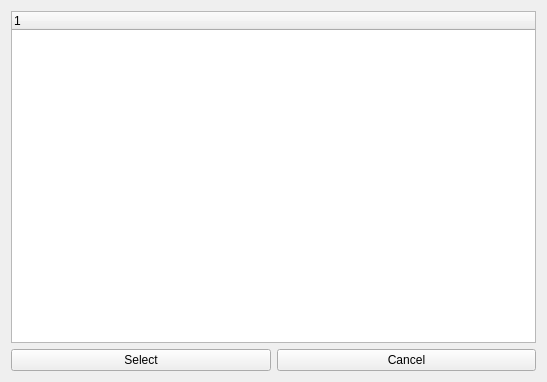
<?xml version="1.0" encoding="UTF-8"?>
<ui version="4.0">
 <class>UseCaseSelector</class>
 <widget class="QWidget" name="UseCaseSelector">
  <property name="windowModality">
   <enum>Qt::WindowModal</enum>
  </property>
  <property name="geometry">
   <rect>
    <x>0</x>
    <y>0</y>
    <width>547</width>
    <height>382</height>
   </rect>
  </property>
  <property name="windowTitle">
   <string>Use Case Selector</string>
  </property>
  <layout class="QVBoxLayout" name="verticalLayout">
   <item>
    <widget class="QTreeWidget" name="usecaseTree">
     <property name="columnCount">
      <number>1</number>
     </property>
     <column>
      <property name="text">
       <string notr="true">1</string>
      </property>
     </column>
    </widget>
   </item>
   <item>
    <layout class="QHBoxLayout" name="horizontalLayout">
     <item>
      <widget class="QPushButton" name="selectButton">
       <property name="text">
        <string>Select</string>
       </property>
      </widget>
     </item>
     <item>
      <widget class="QPushButton" name="cancelButton">
       <property name="text">
        <string>Cancel</string>
       </property>
      </widget>
     </item>
    </layout>
   </item>
  </layout>
 </widget>
 <resources/>
 <connections/>
</ui>
